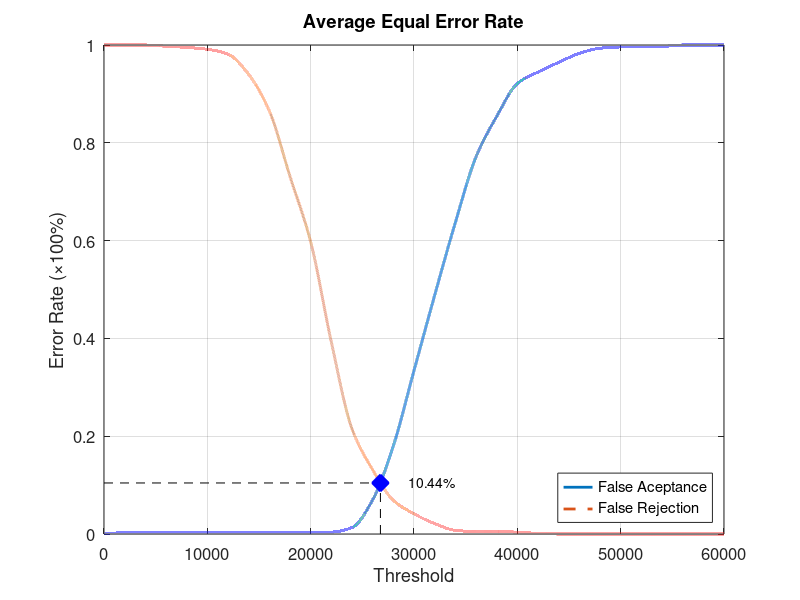
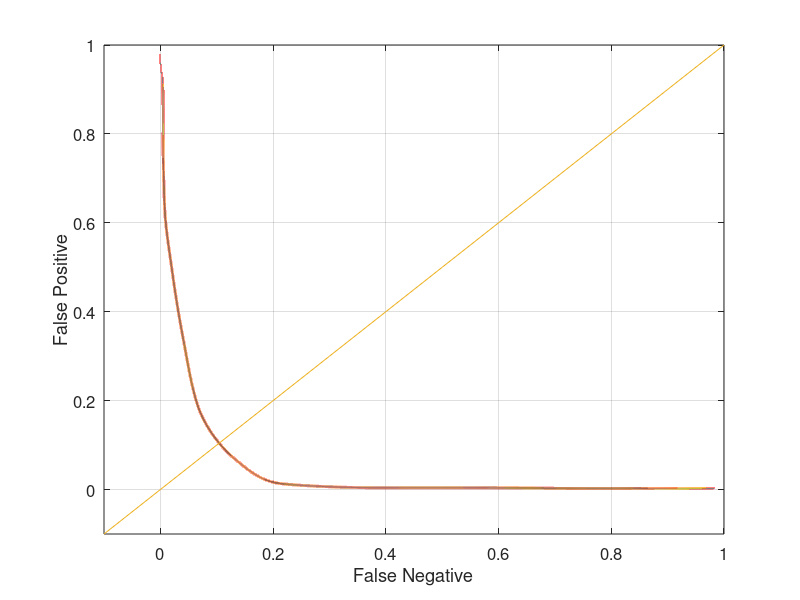

Reproduce these figures in MATLAB, in order.
function yEER = Experiment1Average
close all;
clear;
clc;
x = 0:2000:60000;
xq = 0:0.5:60000;

y0 = [0 0.00263158 0.00263158 0.00263158 0.00263158 0.00263158 0.00263158 0.00263158 0.00263158 0.00263158 0.00394737 0.00394737 0.0131579 0.0697368 0.180263 0.334211 0.488158 0.636842 0.771053 0.853947 0.921053 0.944737 0.964474 0.982895 0.993421 0.996053 0.997368 0.997368 1 1 1];
yy0 = interp1(x, y0, xq, 'pchip');
y1 = [1 1 1 0.9975 0.995 0.99125 0.98125 0.94 0.865 0.73125 0.5975 0.3925 0.215 0.13125 0.06875 0.04125 0.02125 0.0075 0.005 0.005 0.00375 0.00125 0 0 0 0 0 0 0 0 0];
yy1 = interp1(x, y1, xq, 'pchip');

% Calculating EER: 
y2 = abs(y0 - y1);
find(y2 == min(y2))
yy2 = abs(yy0 - yy1);
xEER = find(yy2 == min(yy2));
xEERIndex = xq(xEER) % X-axis EER
yEER = yy0(xEER) % Y-axis EER

main = figure
plot(xq, yy0,'-','LineWidth', 2);	hold on
plot(xq, yy1,'--','LineWidth', 2);	hold on
plot([xEERIndex xEERIndex], [0 yEER], 'k--');	hold on
plot([0 xEERIndex], [yEER yEER], 'k--');	hold on
plot(xEERIndex, yEER, 'bx', 'LineWidth', 10);	hold on
text(xEERIndex + 10 * xEERIndex / 100, yEER, [num2str(round((10000 * yEER)) / 100) '%'])
legend('False Aceptance', 'False Rejection', 'Location', 'SouthEast')
xlabel('Threshold')
ylabel('Error Rate (\times100%)')
title('Average Equal Error Rate')
set(gca, 'FontSize', 12)
axis([0 60000 0 1])
grid on

print(main, 'Experiment1AverageMain', '-dpng');
FNRxFPR = figure('Color', [1 1 1]);
plot(yy1, yy0, '-', yy1, yy0, 'LineWidth', 2);
hold on
y = -0.1:0.1:1
plot(y, y); 
set(gca, 'FontSize', 12)
xlabel('False Negative')
ylabel('False Positive')
axis([-0.1 1 -0.1 1])
set(gca, 'FontSize', 12)
grid on

print(FNRxFPR, 'Experiment1AverageFNRxFPR','-dpng');
end
